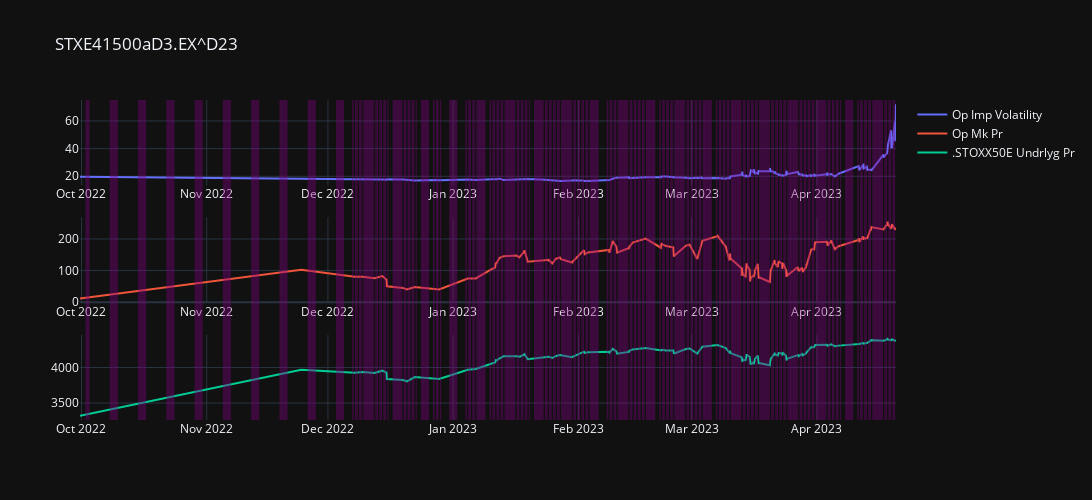

Notebook code for this chart:
### Code cell
IIVNGIPAC_exp_optn_AT_test3.graph(mrkt_exhng_open_time='9:00', mrkt_exhng_close_time='17:00').stack3().fig
